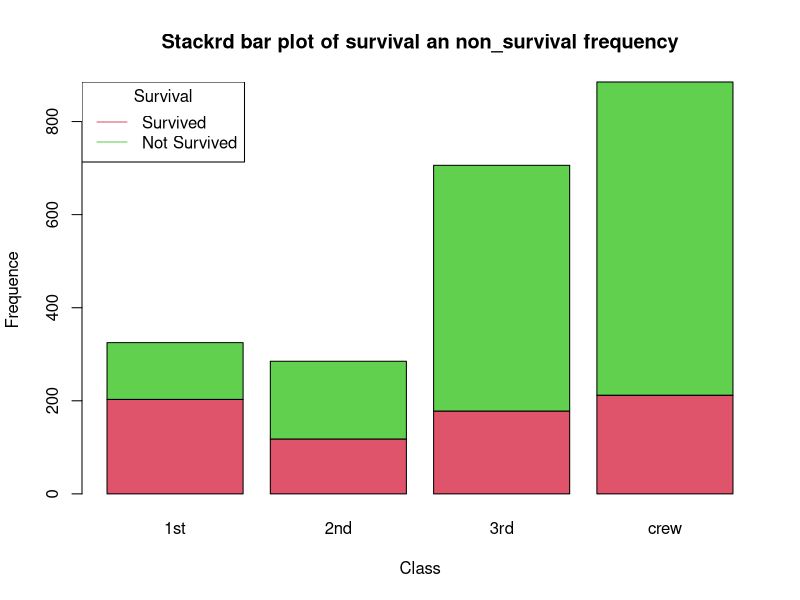
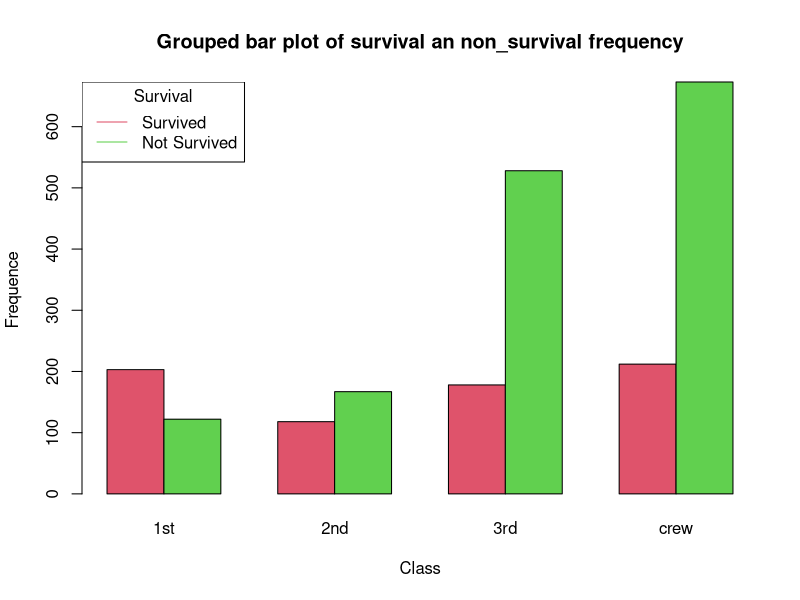
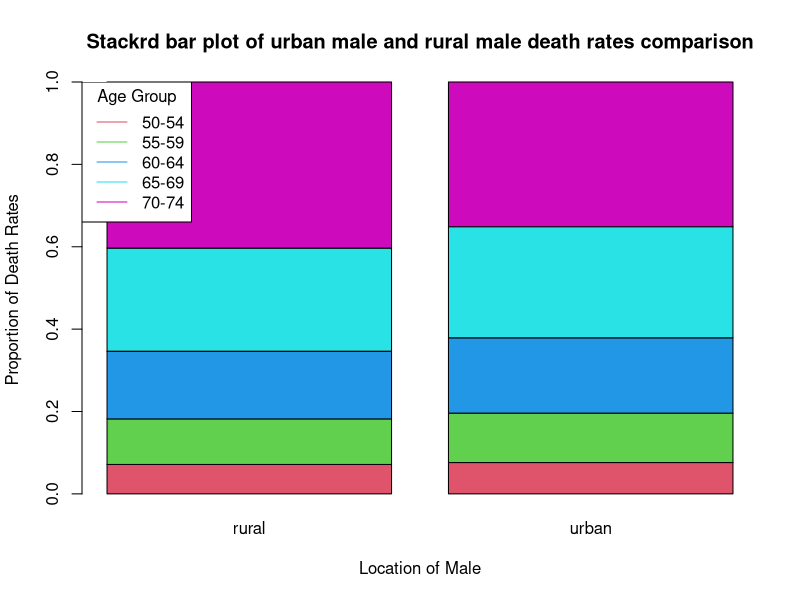
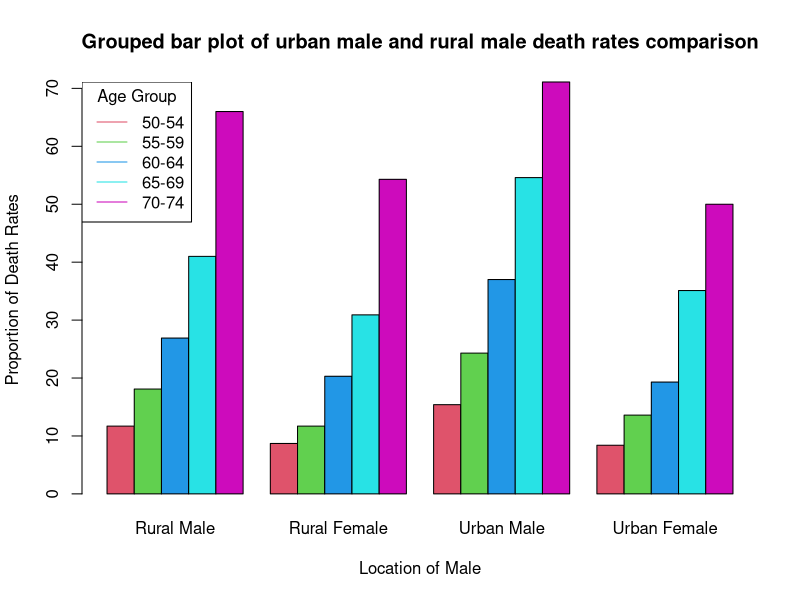

Write R code to recreate these figures, in order. (Note: this script raises an error after producing the figures.)
# Q : 1
# Use Titanic dataset and apply bar plot on it
Titanic

df = as.data.frame(Titanic)
df

c1 = sum(as.vector(t(df[df$Survived=="Yes" & df$Class=="1st",c(5)])))
c1
c2 = sum(as.vector(t(df[df$Survived=="No" & df$Class=="1st",c(5)])))
c2
first = rbind(c1,c2)
first

c3 = sum(as.vector(t(df[df$Survived=="Yes" & df$Class=="2nd",c(5)])))
c3
c4 = sum(as.vector(t(df[df$Survived=="No" & df$Class=="2nd",c(5)])))
c4
second = rbind(c3,c4)
second

c5 = sum(as.vector(t(df[df$Survived=="Yes" & df$Class=="3rd",c(5)])))
c5
c6 = sum(as.vector(t(df[df$Survived=="No" & df$Class=="3rd",c(5)])))
c6
third = rbind(c5,c6)
third

c7 = sum(as.vector(t(df[df$Survived=="Yes" & df$Class=="Crew",c(5)])))
c7
c8 = sum(as.vector(t(df[df$Survived=="No" & df$Class=="Crew",c(5)])))
c8
cr = rbind(c7,c8)
cr

t = cbind(first,second,third,cr)
t

rownames(t) = c("Survived","Not Survived")
colnames(t) = c("1st","2nd","3rd","crew")
t

#ploting by stack
barplot(t,
        col=2:3,
        xlab = "Class",
        ylab = "Frequence",
        main = "Stackrd bar plot of survival an non_survival frequency"
        )

legend("topleft",
       legend = c("Survived","Not Survived"),
       col = 2:3,
       lty = 1,
       title = "Survival"
       )

#ploting by group
barplot(t,
        beside = TRUE,
        col = 2:3,
        xlab = "Class",
        ylab = "Frequence",
        main = "Grouped bar plot of survival an non_survival frequency"
        )

legend("topleft",
       legend = c("Survived","Not Survived"),
       col = 2:3,
       lty = 1,
       title = "Survival"
       )

# Q : 2
# Use VADeaths dataset and bar plot on it
VADeaths

df1 = as.data.frame(VADeaths)
str(df1)
summary(df1)
df1

c_rural_male = df1$'Rural Male'
c_urban_male = df1$'Urban Male'

rural = c_rural_male/sum(c_rural_male)
urban = c_urban_male/sum(c_urban_male)

M = cbind(rural,urban)
M

#ploting by stack
barplot(M,
        col=2:6,
        xlab = "Location of Male",
        ylab = "Proportion of Death Rates",
        main = "Stackrd bar plot of urban male and rural male death rates comparison"
        )

legend("topleft",
       legend = c("50-54","55-59","60-64","65-69","70-74"),
       col = 2:6,
       lty = 1,
       title = "Age Group"
       )

#ploting by group
barplot(as.matrix(df1),
        beside = TRUE,
        col = 2:6,
        xlab = "Location of Male",
        ylab = "Proportion of Death Rates",
        main = "Grouped bar plot of urban male and rural male death rates comparison"
        )

legend("topleft",
       legend = c("50-54","55-59","60-64","65-69","70-74"),
       col = 2:6,
       lty = 1,
       title = "Age Group"
       )

# Q : 3
# Use USPersonalExpenditure dataset and plot the data
USPersonalExpenditure

df2 = as.data.frame(USPersonalExpenditure)
str(df2)
summary(df2)
df2

yr = c(1940,1945,1950,1955,1960)

plot(x,as.vector(sapply(df2,sum)),
     type = "l",
     xlab = "Year",
     ylab = "Total Expenditure(in billions of dollars) in the US"
     )

barplot(as.matrix(df2),
        col=2:6,
        xlab = "Total Expenditure(in billions of dollars)",
        ylab = "Years",
        main = "Stacked bar plot to show categories of Expenditure vs Years"
        )

legend("topleft",
       legend = c("Food and Tobacco","Household Operations","MEdical and Health","Personal Care","Private Education"),
       col = 2:8,
       lty = 1,
       title = "Categories"
       )

pie(as.vector(sapply(df2,sum)),
    yr,
    col = 2:6,
    main = "Piechart of total Expenditure"
    )


